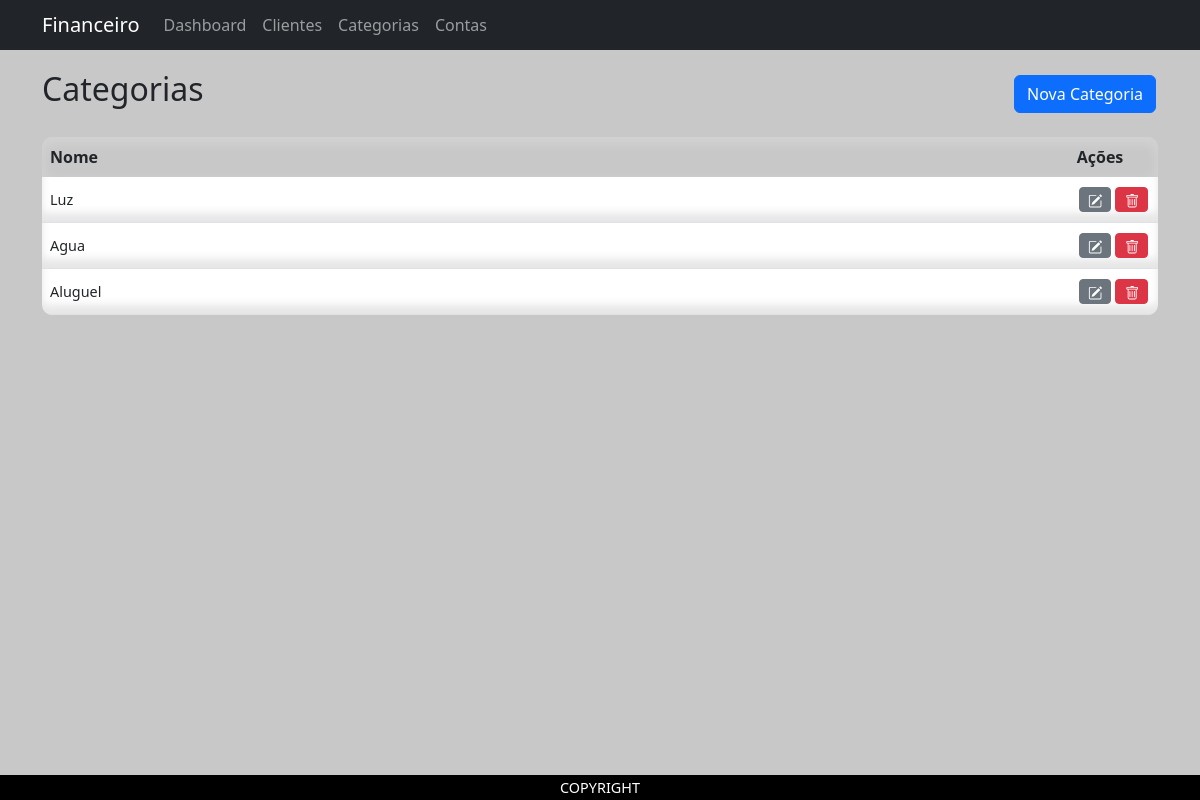
Before: /categorias/ with the older database file.
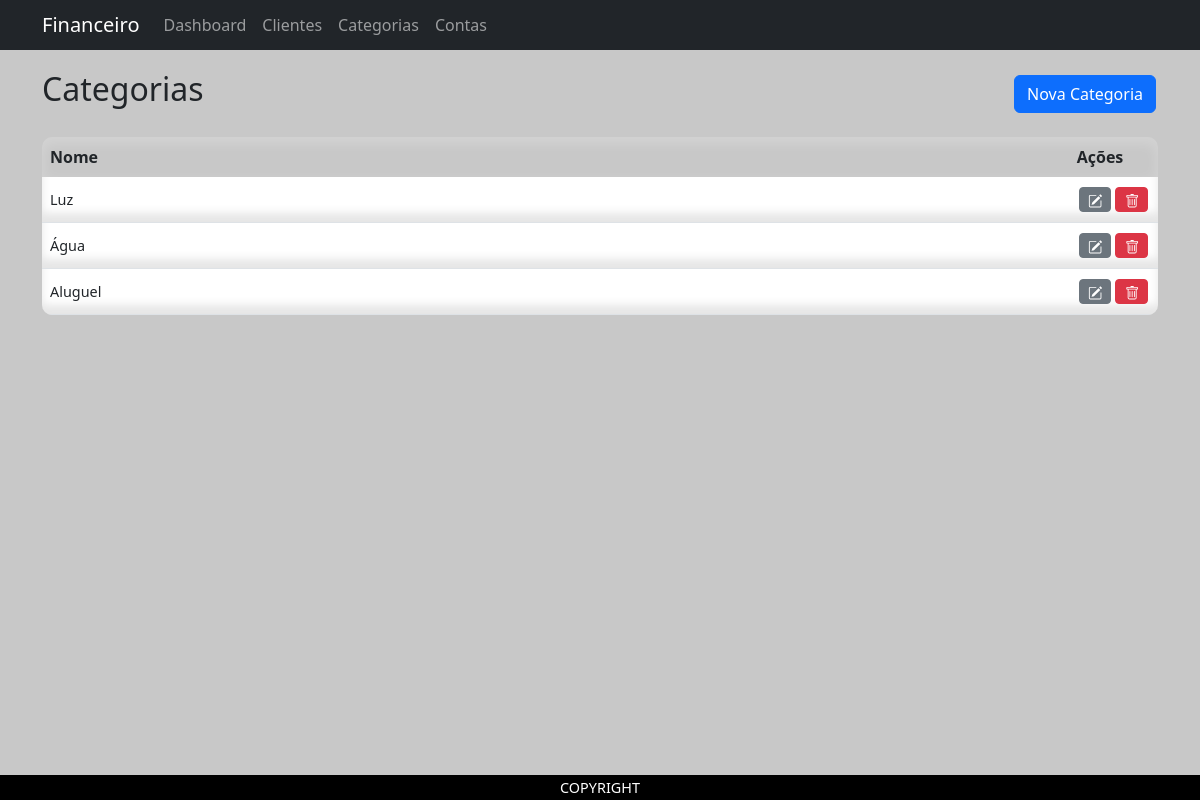
After: the same page with the newer database file.
### financeiro/models.py (models this page shows, shortened)
class Categoria(models.Model):
    nome = models.CharField(max_length=50)

### financeiro/views.py (the view, shortened to what this page needs)
# urls.py: path('categorias/', categoria_list, name='categoria_list'),
def categoria_list(request):
    if request.method == 'GET':
        form = CategoriaForm()
        categorias = Categoria.objects.all()
        return render(request, 'financeiro/categoria_list.html', {'categorias': categorias, 'form': form})

### templates/financeiro/categoria_list.html (shortened to what this page needs)
{% extends 'financeiro/base.html' %}
{% block content %}
{% load static %}
<link href="{% static 'financeiro/css/style.css' %}" rel="stylesheet">
<div id="content">
    <div id="header"  class="d-flex justify-content-between">
        <h2>Categorias</h2>
        <button onclick="showDropbox()" class="btn btn-primary">Nova Categoria</button>
    </div>
    <div id="table">
        <div id="thead" >
            <table class="table">
                <colgroup>
                    <col style="width: 92%;">
                    <col style="width: 8%;">
                </colgroup>
                <thead>
                    <tr>
                        <th>Nome</th>
                        <th>Ações</th>
                    </tr>
                </thead>
            </table>
        </div>
        <div id="tbody">
            <table class="table">
                <colgroup>
                    <col style="width: 92%;">
                    <col style="width: 8%;">
                </colgroup>
                <tbody>
                    {% for categoria in categorias %}
                    <tr id="{{ categoria.id }}" onclick="select('{{ categoria.id }}')">
                        <td><p>{{ categoria.nome }}</p></td>
                        <td>
                            <form method="post">
                                <div>
                                    <button name="btn" value="edit" class="btn btn-secondary btn-sm">
                                    </button>
                                </div>
                                <div>
                                    <button name="btn" value="delete" class="btn btn-danger btn-sm">
                                    </button>
                                </div>
                            </form>
                        </td>
                    </tr>
                    {% endfor %}
                </tbody>
            </table>
        </div>
    </div>
</div>
{% endblock %}

Changed rows visible on the page:
changed Categoria: nome "Agua" → "Água"
